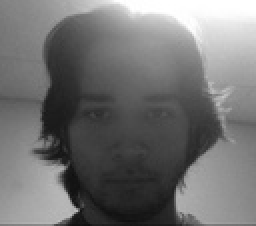
%> input picture hw2/eray.jpg, 128 x 113 px, shrunk from 565 x 498 before the run (shown 2 times larger)
$ octave third.m   (GNU Octave 9; MATLAB toolbox functions it lacks are replaced by stand-ins)
%> lines starting %> are read from the running program, lines starting %| are printed output that depends on the picture
### hw2/myconv.m
function [y] = myconv( x,h )

%this function takes x as a photograph input and h as a filter and returns
%the filtered image using convolution.

%Get the height and the width of the input image.
[m,n] = size(x);
%I change the int to double because we are goint to do arithmetic
%equations.
x=im2double(x);
%create an array with the same size as the image
y = zeros(m,n);
[height,~] = size(h);
%this xyz variable is used to calculate max U and V numbers can take
%In the formula it is stated as from the convolution method. I use xyz
%variable to determine when to finish the loop.
xyz = (height-1)/2;
%this mean variable represents the middle point of the filter array. For
%example if filter array is 3x3 then mean value gets 2 which is the middle
%value of the 2-D array.
mean = (height+1)/2;
%the first 2 loop is used for the x and y coordinates of the image. The
%other 2 loops is for to calculate the convolution formula.
%The count and count2 variables represent the u and v values in the
%Convolution formula.
for i=1:m
    for j=1:n


        %These loops calculates the convolution for the given point which
        %was on the formula.
        for count=-xyz:xyz
            for count2=-xyz:xyz
                %This if statement checks boundaries. If the given array is
                %out of bounds then skips it. Because it skips the given
                %bounderies, it makes zero padding in the filtered image.
                if(i-count<m && i-count >1 && j-count2<n && j-count2>1 )
                    y(i,j) = y(i,j) + mtimes(h(mean+count,mean+count2),x(i-count,j-count2));
                end
            end
        end
    end
end

### hw2/third.m
clear
clc
%change here for different images
x = imread('eray.jpg');
%> x is the input picture: size 113x128 uint8; min 15, max 255, mean 114.6
x=im2double(x);
%> x: size 113x128 double

%initializing filter of mean filter 3x3
h3 = [1 2 1; 2 4 2; 1 2 1];
sum3 = sum(h3(:));%coefficient of the matrix
h3 = (1/sum3)*h3;

%using filter with my image
y3=myconv(x,h3);%blurred image
%> after the loop in myconv, `for i=1:m`:
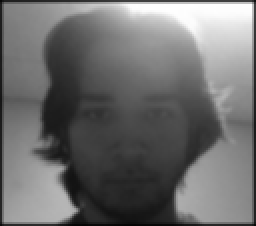
%> y: size 113x128 double (shown 2 times larger); min 0.0213, max 1, mean 0.431
y3 = x+ 1*(x-y3); %change the formula or a in here
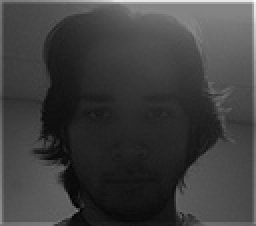
%> y3: size 113x128 double (shown 2 times larger); min -0.0174, max 1.94, mean 0.468; drawn with min black and max white
%show original image
imshow(x)
figure
%show 3x3 filtered image
imshow(y3)
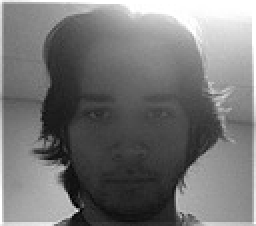
%> displayed picture: size 113x128, on the screen's scale of 0 to 255 (shown 2 times larger); min 0, max 255, mean 117.5

%5x5 mean filter is used and printed to the screen
h5 = [1 1 2 1 1; 1 2 4 2 1; 2 4 8 4 2; 1 2 4 2 1; 1 1 2 1 1];
sum5 = sum(h5(:));%coefficient of the matrix
h5 = (1/sum5)*h5;

y5=myconv(x,h5);%blurred image
y5 = x+ 1*(x-y5);%change the formula or a in here
figure
imshow(y5)

%7x7 mean filter is used and printed to the screen
h7 = 1/49*[1 1 2 2 2 1 1 ; 1 2 2 4 2 2 1; 2 2 4 8 4 2 2; 2 4 8 16 8 4 2; 2 2 4 8 4 2 2; 1 2 2 4 2 2 1; 1 1 2 2 2 1 1];
sum7 = sum(h7(:));%coefficient of the matrix
h7 = (1/sum7)*h7;

y7=myconv(x,h7);%blurred image
%> after the loop in myconv (call 3), `for i=1:m`:
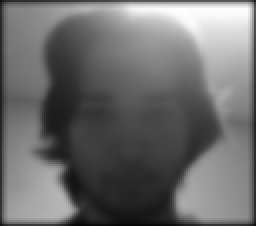
%> y: size 113x128 double (shown 2 times larger); min 0.0286, max 0.998, mean 0.426
y7 = x+ 10*(x-y7);%change the formula or a in here
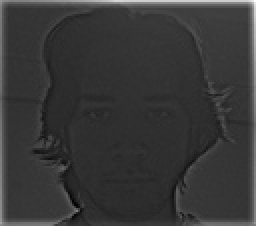
%> y7: size 113x128 double (shown 2 times larger); min -1.9, max 9.79, mean 0.68; drawn with min black and max white
figure
imshow(y7)
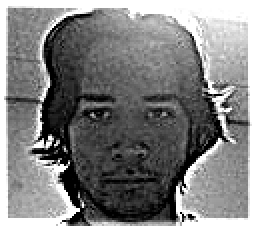
%> displayed picture: size 113x128, on the screen's scale of 0 to 255 (shown 2 times larger); min 0, max 255, mean 126.4
